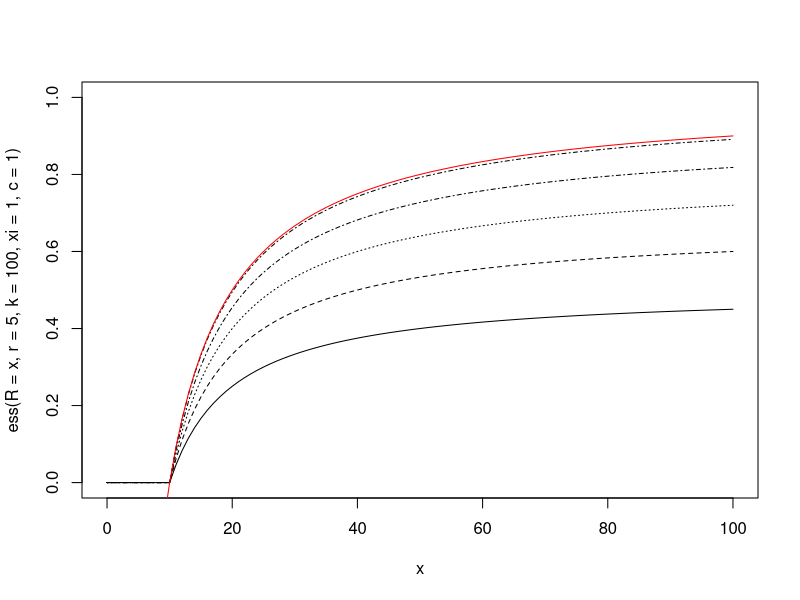
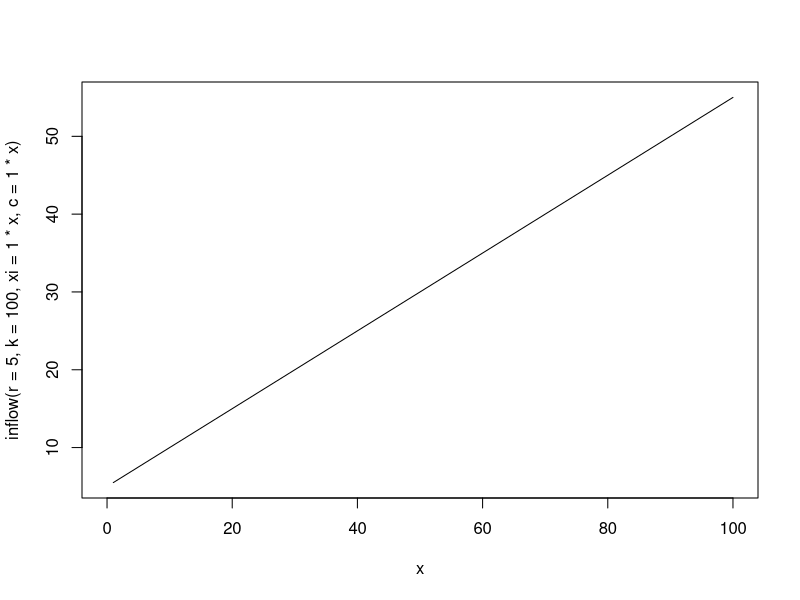
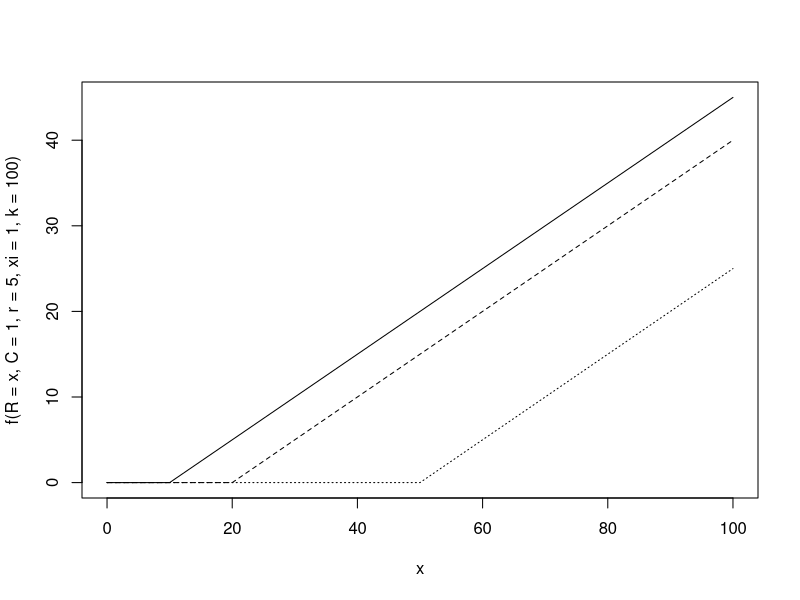
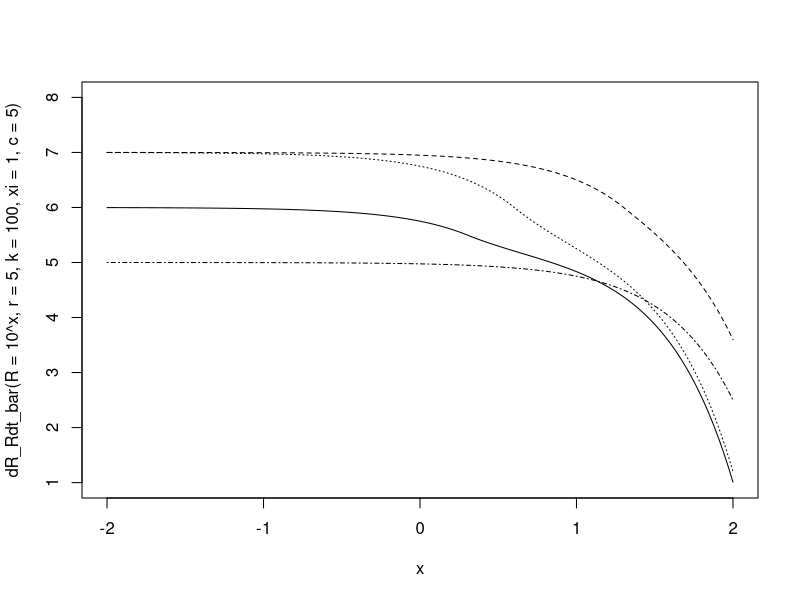
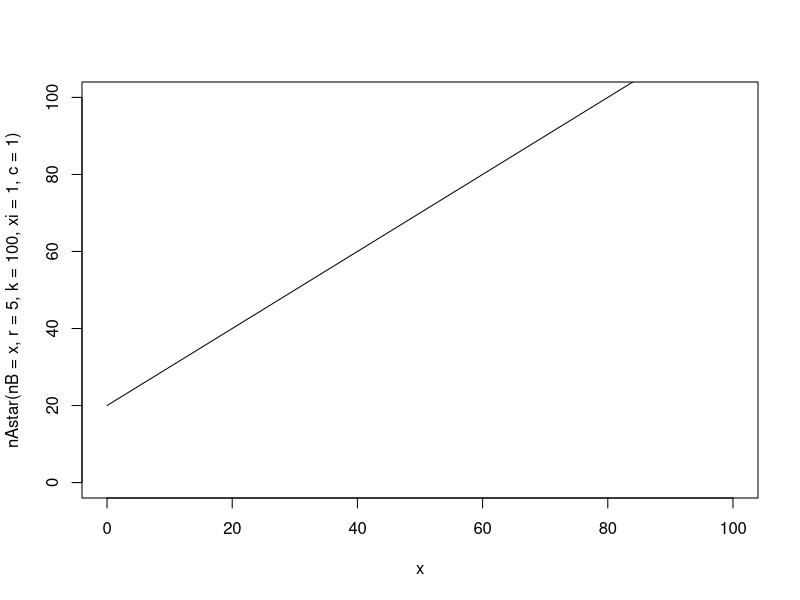
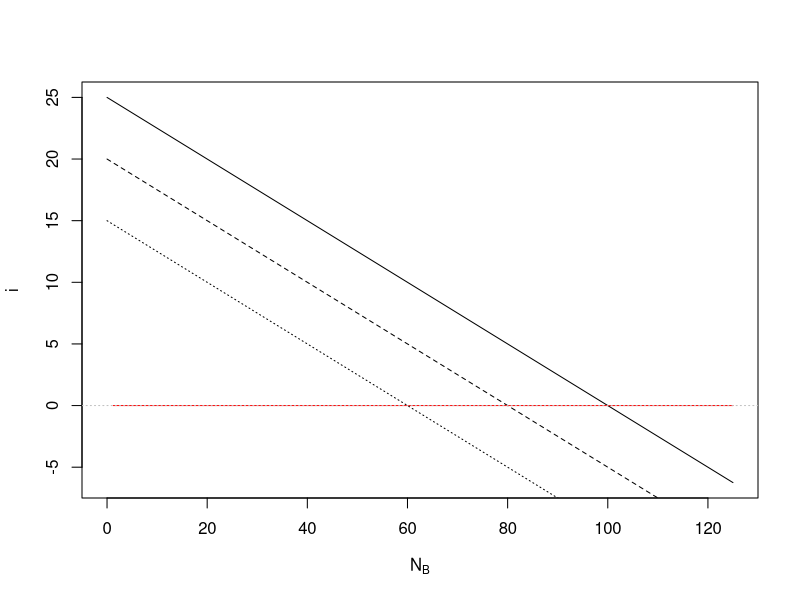
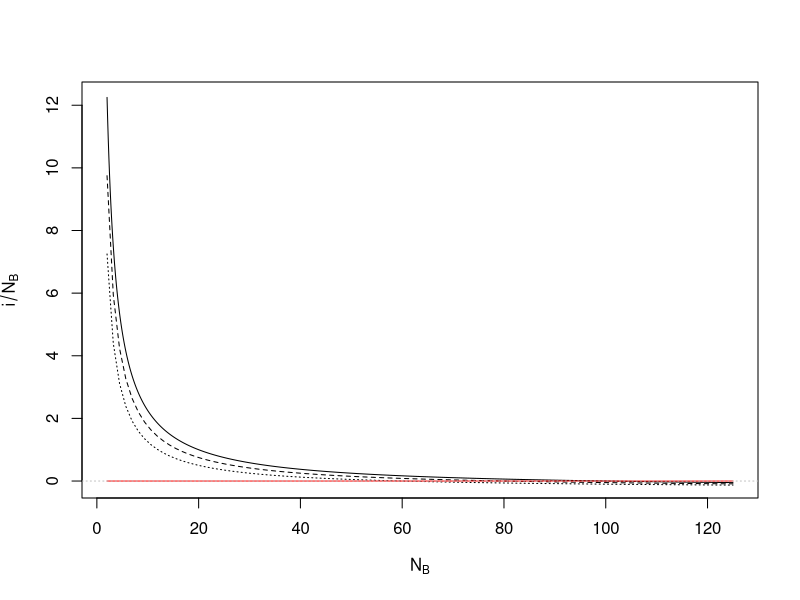
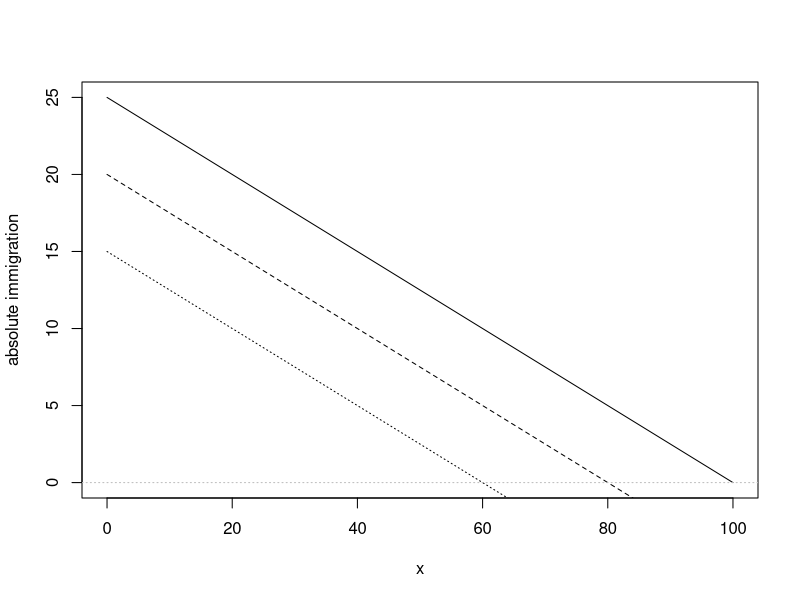

Write R code to recreate these figures, in order.
### Effects of refuges on attack rates and functional response ###

ess <- function(R,r,k,xi,c){
  p <- 1/(1+c)*(c-xi*k/(2*r*R))
  p[p<=0] <- 0
  p[p>=1] <- 1
  return(p)
}

drdtheta <- function(R,r,k,xi,c,theta){
  2*r*R*(theta*(1+c)-c)/k - xi
}

Rstar <- function(r,k,xi,c){
  xi*k/(2*r*c)
}

dR_Rdt <- function(R,r,k,xi,c){
  r*(1-c*R/k) + xi
}

inflow <- function(r,k,xi,c){
  R_A <- Rstar(r,k,xi,c)
  dR_Rdt(R=R_A,r,k,xi,c)
}

thetastar <- function(c){
  c/(1+c)
}

curve(ess(R=x,r=5,k=100,xi=1,c=1),xlim=c(0,100),ylim=c(0,1))
curve(ess(R=x,r=5,k=100,xi=2,c=2),add=T,lty=2)
curve(ess(R=x,r=5,k=100,xi=4,c=4),add=T,lty=3)
curve(ess(R=x,r=5,k=100,xi=10,c=10),add=T,lty=4)
curve(ess(R=x,r=5,k=100,xi=100,c=100),add=T,lty=4)
curve((x-10)/x,add=T,col="red")

Rstar(r=5,k=100,xi=1,c=1)
curve(inflow(r=5,k=100,xi=1*x,c=1*x),xlim=c(0,100))
thetastar(c=100)

f <- function(R,C,r,k,xi=1,c=1){
  theta <- ess(R,r,k,xi*C,c)
  theta * R
}

curve(f(R=x,C=1,r=5,xi=1,k=100),xlim=c(0,100))
curve(f(R=x,C=2,r=5,xi=1,k=100),add=T,lty=2)
curve(f(R=x,C=5,r=5,xi=1,k=100),add=T,lty=3)

dR_Rdt_bar <- function(R,r,k,xi,c){
  theta <- ess(R,r,k,xi,c)
  (1-theta) * dR_Rdt((1-theta)*R,r,k,xi,c) + theta * dR_Rdt(theta*R,r,k,xi=0,c=1)
}

curve(dR_Rdt_bar(R=10^x,r=5,k=100,xi=1,c=5),xlim=c(-2,2),ylim=c(1,8),n=10^3)
curve(dR_Rdt_bar(R=10^x,r=5,k=100,xi=2,c=1),add=T,lty=2,n=10^3)
curve(dR_Rdt_bar(R=10^x,r=5,k=100,xi=2,c=5),add=T,lty=3,n=10^3)
curve(dR_Rdt_bar(R=10^x,r=5,k=100,xi=0,c=1),add=T,lty=4,n=10^3)

nAstar <- function(nB,r,k,xi,c){
  1/c*(xi*k/r+nB)
}
curve(nAstar(nB=x,r=5,k=100,xi=1,c=1),xlim=c(0,100),ylim=c(0,100),n=10^3)

# Immigration rates -------------------------------------------------------

irate <- function(nB,r,k,xi,c){
  nA <- nAstar(nB,r,k,xi,c)
  theta <- ess(nA+nB,r,k,xi,c)
  theta * dR_Rdt(nA,r,k,xi,c) * nA - (1-theta) * dR_Rdt(nB,r,k,xi=0,c=1) * nB
}

# gain from protected - loss of increase to protected
# = A production * allocation determined by theta

### varying intercept (r and k in the same way)

curve(irate(nB=x,r=5,k=100,xi=1,c=1),xlim=c(0,125),n=10^3,
      xlab=expression(N[B]),ylab="i")
curve(irate(nB=x,r=0.8*5,k=0.8*100,xi=1,c=1),add=T,lty=2)
curve(irate(nB=x,r=0.6*5,k=0.6*100,xi=1,c=1),add=T,lty=3)
curve(irate(nB=x,r=5,k=100,xi=0,c=1),add=T,col="red")
abline(h=0,lty=3,col="gray")

curve(irate(nB=x,r=5,k=100,xi=1,c=1)/x,xlim=c(2,125),n=10^3,
      xlab=expression(N[B]),ylab=expression(i/N[B]))
curve(irate(nB=x,r=0.8*5,k=0.8*100,xi=1,c=1)/x,add=T,lty=2)
curve(irate(nB=x,r=0.6*5,k=0.6*100,xi=1,c=1)/x,add=T,lty=3)
curve(irate(nB=x,r=5,k=100,xi=0,c=1)/x,add=T,col="red")
abline(h=0,lty=3,col="gray")

  # but this assumes that all individuals produced by A will move to B
  # how to siphon-off the individuals that stay in A, 
  # (as well as those that move from B->A)?

### varying k

curve(irate(nB=x,r=5,k=100,xi=1,c=1),xlim=c(0,100),n=10^3,
      ylab="absolute immigration")
curve(irate(nB=x,r=5,k=0.8*100,xi=1,c=1),add=T,lty=2)
curve(irate(nB=x,r=5,k=0.6*100,xi=1,c=1),add=T,lty=3)
  # NB: this is changing the k of *both* protected and exposed by the same fraction
abline(h=0,lty=3,col="gray")

### varying relative intercept

curve(irate(nB=x,r=5,k=100,xi=5,c=1),xlim=c(0,100),n=10^3,
      ylab="absolute immigration")
curve(irate(nB=x,r=5,k=100,xi=2,c=1),add=T,lty=2)
curve(irate(nB=x,r=5,k=100,xi=1,c=1),add=T,lty=3)
  # more protected -> 
  # - higher immigration benefit
  # - peak immigration benefit happens at lower densities
abline(h=0,lty=3,col="gray")

### varying relative k 

curve(irate(nB=x,r=5,k=100,xi=1,c=1),xlim=c(0,100),n=10^3,
      ylab="absolute immigration")
curve(irate(nB=x,r=5,k=100,xi=1,c=2),add=T,lty=2)
curve(irate(nB=x,r=5,k=100,xi=1,c=5),add=T,lty=3)
  # smaller k -> protected acts more like constant immigration
abline(h=0,lty=3,col="gray")

# Dynamic changes with consumer density -----------------------------------

# Is this similar to consumer interference?

